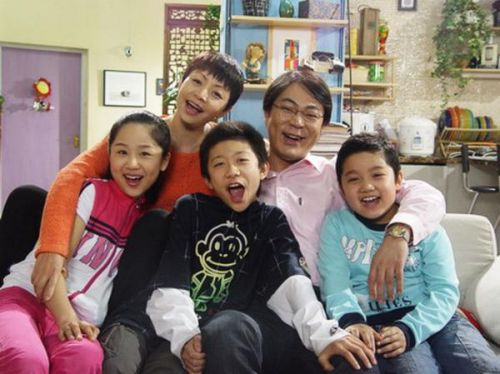
#> input picture 04_opencv/image/kids.jpg, 500 x 374 px
$ python 'lf_09_图像金字塔.py'
#> lines starting #> are read from the running program, lines starting #| are printed output that depends on the picture
import numpy as np
import cv2 as cv
import matplotlib.pyplot as plt
from pylab import mpl
# 设置显示中文字体
mpl.rcParams["font.sans-serif"] = ["SimHei"]
# 设置正常显示符号
mpl.rcParams["axes.unicode_minus"] = False
# 获取图像
img1 = cv.imread('./image/kids.jpg')
#> img1 is the input picture: shape (374, 500, 3); mean B, G, R 115.9, 123, 138.4
# 1.上采样
img_up = cv.pyrUp(img1)
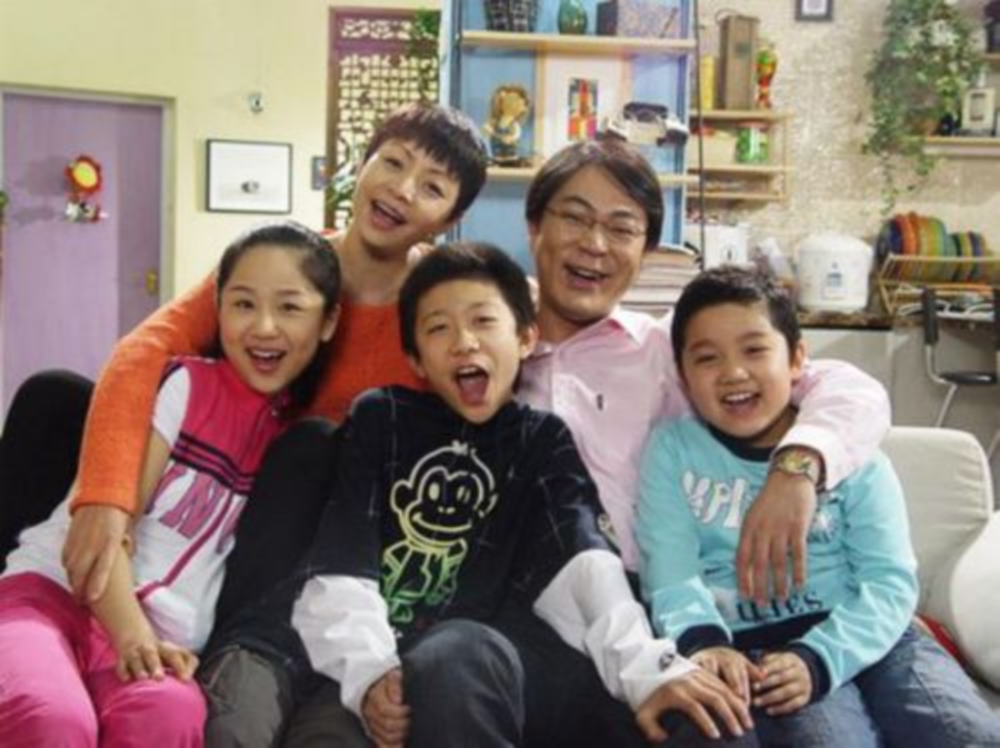
#> img_up: shape (748, 1000, 3); mean B, G, R 115.9, 123, 138.4
# 2.下采样
img_down = cv.pyrDown(img1)
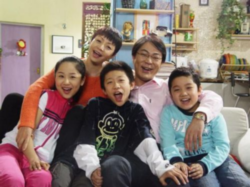
#> img_down: shape (187, 250, 3); mean B, G, R 116, 123.2, 138.6
# 显示图片
fig,axes=plt.subplots(nrows=1,ncols=3,figsize=(20,8),dpi=100)
axes[0].imshow(img1[:,:,::-1])
axes[0].set_title("原图")
axes[1].imshow(img_up[:,:,::-1])
axes[1].set_title("上采样后结果")
axes[2].imshow(img_down[:,:,::-1])
axes[2].set_title("下采样后结果")
plt.show()
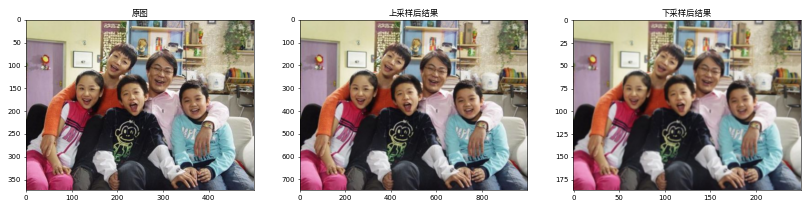
#> figure drawn by matplotlib, 3 panels
